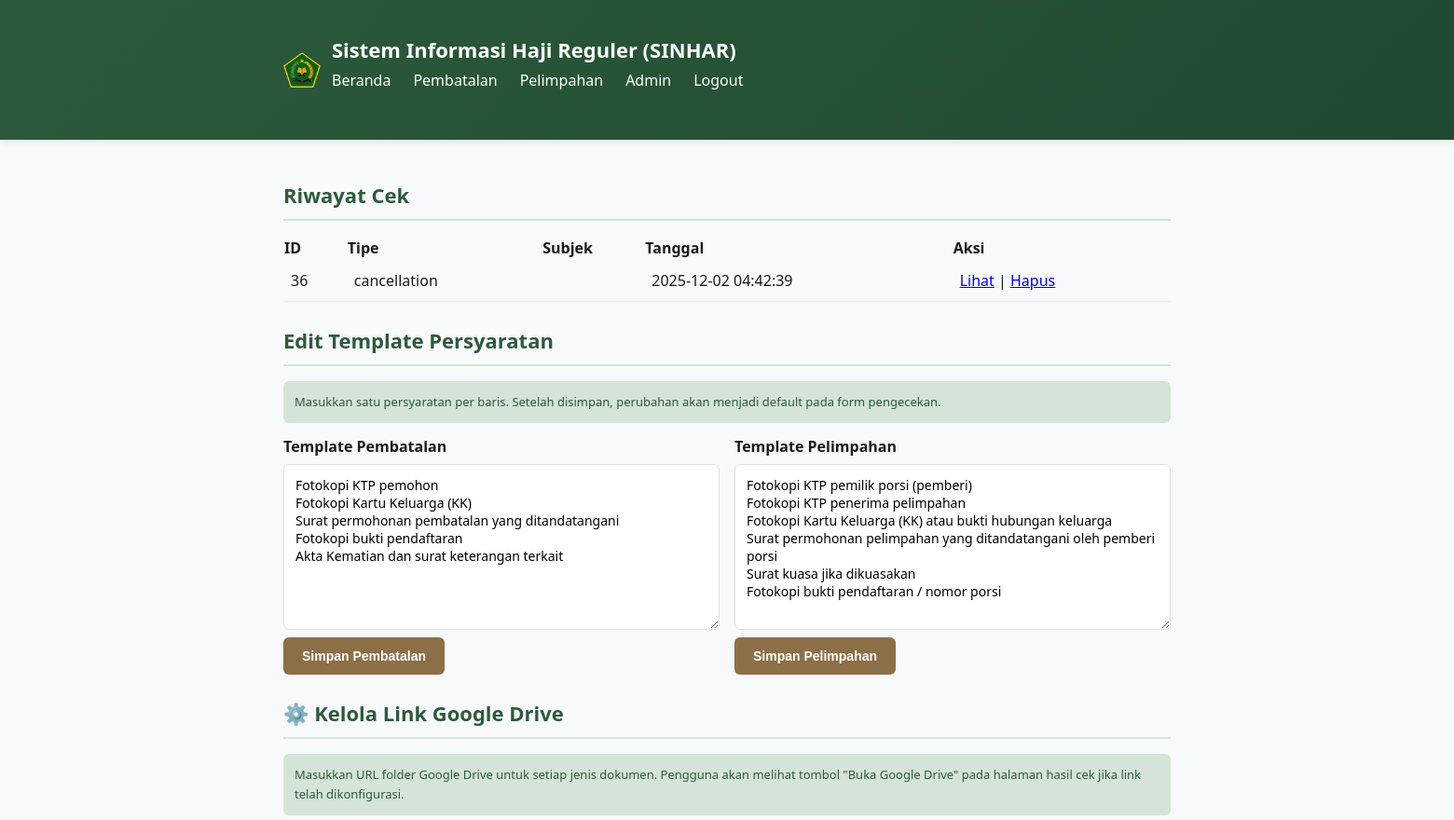
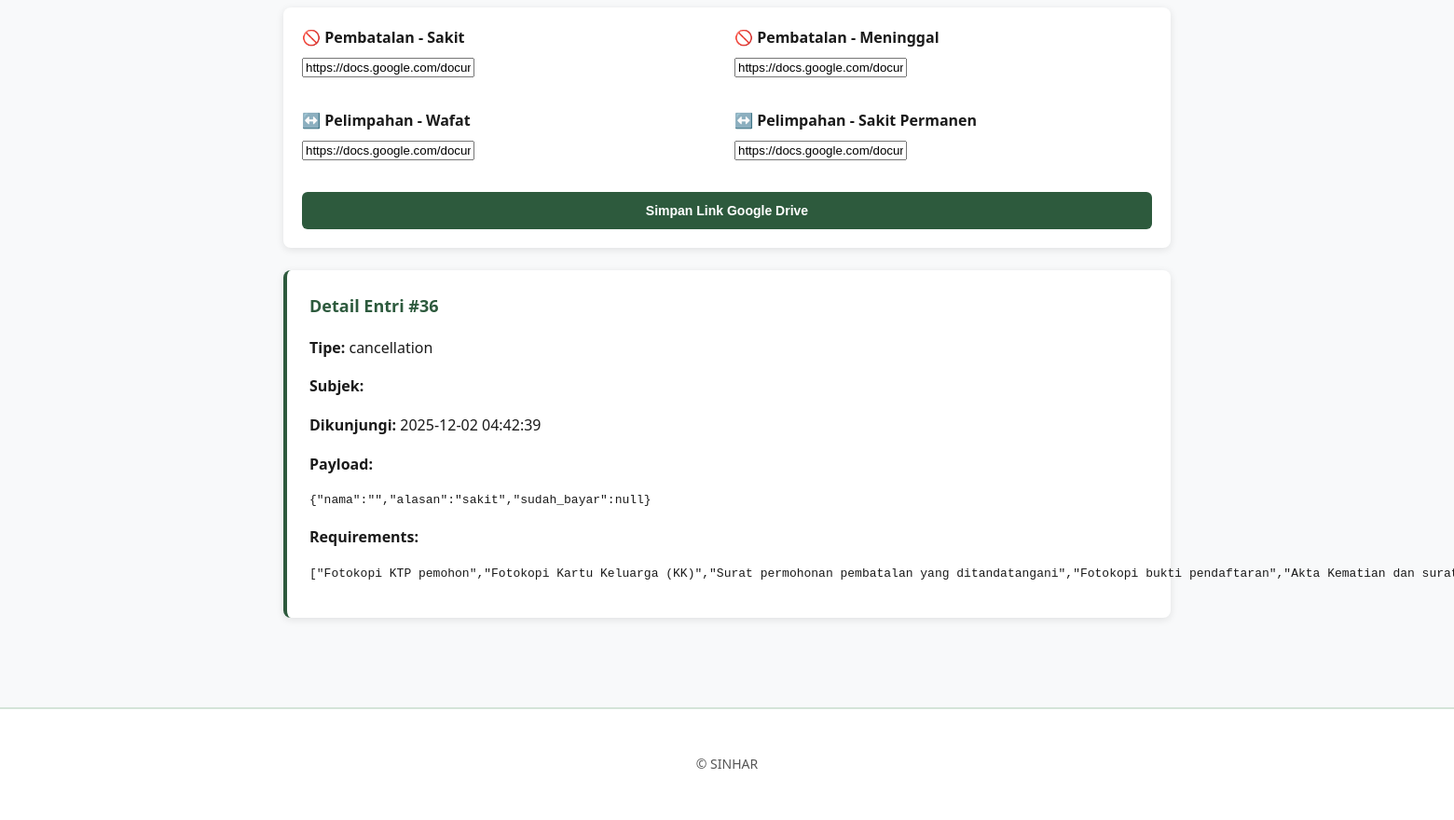
The app's page /admin.php?action=view&id=36 (signed in) with its own data (2 pictures, top to bottom).
### tables this page shows
CREATE TABLE checks (
        id INTEGER PRIMARY KEY AUTOINCREMENT,
        type TEXT NOT NULL,
        subject TEXT,
        payload TEXT,
        requirements TEXT,
        created_at DATETIME DEFAULT CURRENT_TIMESTAMP
    );

### config_gdrive.php (called while the page is built, shortened)
<?php
$gdrive_links = [
    'cancellation_sakit' => 'https://docs.google.com/document/d/1MRaVi-oiiXWkixbDGQTKr93RIrgjYCVr/edit?usp=sharing&ouid=115230136242235187965&rtpof=true&sd=true',
    'cancellation_meninggal' => 'https://docs.google.com/document/d/1M96uUp5FWUwOdUSWVbxaHPsEb7zO7Svu/edit?usp=sharing&ouid=115230136242235187965&rtpof=true&sd=true',
    'transfer_suami_istri' => 'https://docs.google.com/document/d/1VujIT9zQgoDxTsXqu0g9GkEbKWXkVst0/edit?usp=sharing&ouid=115230136242235187965&rtpof=true&sd=true',
    'transfer_anak' => 'https://docs.google.com/document/d/1VujIT9zQgoDxTsXqu0g9GkEbKWXkVst0/edit?usp=sharing&ouid=115230136242235187965&rtpof=true&sd=true',
];
function getGDriveLink($type) {
    global $gdrive_links;
    return $gdrive_links[$type] ?? null;
}
?>

### admin.php (the view, shortened to what this page needs)
<?php
require_once __DIR__ . '/db.php';
if (isset($_SESSION['admin'])) {
    $db = getDb();
    $rows = $db->query('SELECT * FROM checks ORDER BY created_at DESC')->fetchAll(PDO::FETCH_ASSOC);
  $tplStmt = $db->query('SELECT type, content FROM templates');
  $templates = [];
  foreach ($tplStmt->fetchAll(PDO::FETCH_ASSOC) as $t) {
    $content = $t['content'];
    $maybe = json_decode($content, true);
    if (is_array($maybe)) {
      $templates[$t['type']] = $maybe;
    } else {
      $templates[$t['type']] = $content;
    }
  }
  require_once __DIR__ . '/config_gdrive.php';
}
?>
<!doctype html>
<html lang="id">
<head>
  <link rel="stylesheet" href="assets/css/style.css">
</head>
<body>
  <header class="site-header">
    <div class="container">
      <div class="header-content">
        <div class="header-logo">
          <img src="assets/img/logo-kemenag.png" alt="Kementerian Agama" sizeof="32px">
        </div>
        <div class="header-title-group">
          <h1>Sistem Informasi Haji Reguler (SINHAR)</h1>
          <nav>
            <a href="index.php">Beranda</a>
            <a href="cancellation.php">Pembatalan</a>
            <a href="transfer.php">Pelimpahan</a>
            <a href="admin.php">Admin</a>
            <?php if(isset($_SESSION['admin'])): ?>
              <a href="admin.php?action=logout" style="margin-left:auto;">Logout</a>
            <?php endif; ?>
          </nav>
        </div>
      </div>
    </div>
  </header>
  <main class="container">
<?php if (!isset($_SESSION['admin'])): ?>
    <section>
      <h2>Login Admin</h2>
      <?php if(!empty($error)): ?><p style="color:#c0392b"><?=htmlspecialchars($error)?></p><?php endif; ?>
      <form method="post">
        <label>Username</label>
        <input type="text" name="username" required>
        <label>Password</label>
        <input type="password" name="password" required>
        <button class="btn" type="submit" name="login">Login</button>
      </form>
      <p class="hint">Default: <strong>admin / admin123</strong>. Ganti kredensial setelah instalasi.</p>
    </section>
<?php else: ?>
    <section>
      <h2>Riwayat Cek</h2>
      <?php if(empty($rows)): ?>
        <p>Tidak ada riwayat.</p>
      <?php else: ?>
        <table style="width:100%;border-collapse:collapse">
          <thead>
            <tr style="text-align:left;background:var(--card)"><th>ID</th><th>Tipe</th><th>Subjek</th><th>Tanggal</th><th>Aksi</th></tr>
          </thead>
          <tbody>
            <?php foreach($rows as $r): ?>
              <tr>
                <td style="padding:8px;border-bottom:1px solid #eee"><?=htmlspecialchars($r['id'])?></td>
                <td style="padding:8px;border-bottom:1px solid #eee"><?=htmlspecialchars($r['type'])?></td>
                <td style="padding:8px;border-bottom:1px solid #eee"><?=htmlspecialchars($r['subject'])?></td>
                <td style="padding:8px;border-bottom:1px solid #eee"><?=htmlspecialchars($r['created_at'])?></td>
                <td style="padding:8px;border-bottom:1px solid #eee"><a href="admin.php?action=view&id=<?=$r['id']?>">Lihat</a> | <a href="admin.php?action=delete&id=<?=$r['id']?>" onclick="return confirm('Hapus entri ini?')">Hapus</a></td>
              </tr>
            <?php endforeach; ?>
          </tbody>
        </table>
      <?php endif; ?>
    </section>
    <section>
      <h2>Edit Template Persyaratan</h2>
      <p class="hint">Masukkan satu persyaratan per baris. Setelah disimpan, perubahan akan menjadi default pada form pengecekan.</p>
      <div style="display:flex;gap:16px;flex-wrap:wrap">
        <form method="post" style="flex:1;min-width:280px">
          <label>Template Pembatalan</label>
          <textarea name="content_lines" rows="8" style="width:100%"><?php
            if(!empty($templates['cancellation'])) echo htmlspecialchars(implode("\n", $templates['cancellation']));
          ?></textarea>
          <button class="btn" type="submit" name="save_template">Simpan Pembatalan</button>
        </form>
        <form method="post" style="flex:1;min-width:280px">
          <label>Template Pelimpahan</label>
          <textarea name="content_lines" rows="8" style="width:100%"><?php
            if(!empty($templates['transfer'])) echo htmlspecialchars(implode("\n", $templates['transfer']));
          ?></textarea>
          <button class="btn" type="submit" name="save_template">Simpan Pelimpahan</button>
        </form>
      </div>
    </section>
    <section>
      <h2>⚙️ Kelola Link Google Drive</h2>
      <p class="hint">Masukkan URL folder Google Drive untuk setiap jenis dokumen. Pengguna akan melihat tombol "Buka Google Drive" pada halaman hasil cek jika link telah dikonfigurasi.</p>
      <form method="post" style="background:#fff;padding:20px;border-radius:8px;box-shadow:0 2px 8px rgba(0,0,0,0.1);">
        <div style="display:grid;grid-template-columns:1fr 1fr;gap:16px;">
          <div class="form-group">
            <label>🚫 Pembatalan - Sakit</label>
            <input type="url" name="gdrive_cancellation_sakit" placeholder="https://drive.google.com/drive/folders/..." value="<?php echo htmlspecialchars(getGDriveLink('cancellation_sakit') ?? ''); ?>">
          </div>
          <div class="form-group">
            <label>🚫 Pembatalan - Meninggal</label>
            <input type="url" name="gdrive_cancellation_meninggal" placeholder="https://drive.google.com/drive/folders/..." value="<?php echo htmlspecialchars(getGDriveLink('cancellation_meninggal') ?? ''); ?>">
          </div>
          <div class="form-group">
            <label>↔️ Pelimpahan - Wafat</label>
            <input type="url" name="gdrive_transfer_suami_istri" placeholder="https://drive.google.com/drive/folders/..." value="<?php echo htmlspecialchars(getGDriveLink('transfer_suami_istri') ?? ''); ?>">
          </div>
          <div class="form-group">
            <label>↔️ Pelimpahan - Sakit Permanen</label>
            <input type="url" name="gdrive_transfer_anak" placeholder="https://drive.google.com/drive/folders/..." value="<?php echo htmlspecialchars(getGDriveLink('transfer_anak') ?? ''); ?>">
          </div>
        </div>
        <button class="btn btn-primary" type="submit" style="width:100%;margin-top:16px;">Simpan Link Google Drive</button>
      </form>
    </section>
    <?php if(isset($_GET['action']) && $_GET['action']==='view' && !empty($_GET['id'])):
        $id = (int)$_GET['id'];
        $stmt = $db->prepare('SELECT * FROM checks WHERE id=:id');
        $stmt->execute([':id'=>$id]);
        $row = $stmt->fetch(PDO::FETCH_ASSOC);
        if($row):
    ?>
      <section class="result">
        <h3>Detail Entri #<?=htmlspecialchars($row['id'])?></h3>
        <p><strong>Tipe:</strong> <?=htmlspecialchars($row['type'])?></p>
        <p><strong>Subjek:</strong> <?=htmlspecialchars($row['subject'])?></p>
        <p><strong>Dikunjungi:</strong> <?=htmlspecialchars($row['created_at'])?></p>
        <p><strong>Payload:</strong></p>
        <pre><?=htmlspecialchars($row['payload'])?></pre>
        <p><strong>Requirements:</strong></p>
        <pre><?=htmlspecialchars($row['requirements'])?></pre>
      </section>
    <?php endif; endif; ?>
<?php endif; ?>
  </main>
  <footer class="site-footer">
    <div class="container">© SINHAR</div>
  </footer>
</body>
</html>

### assets/css/style.css (style rules this page uses)
:root { --bg:#f8f9fa; --accent-primary:#2d5a3d; --accent-secondary:#8b6f47; --accent-light:#d4e4d8; --text-primary:#1a1a1a; --text-secondary:#555; --border:#e0e0e0; --shadow: 0 2px 8px rgba(0,0,0,0.1); --shadow-hover: 0 4px 16px rgba(0,0,0,0.15); }
* { box-sizing:border-box }
body { font-family:'Segoe UI','Trebuchet MS',Arial,sans-serif; background:var(--bg); color:var(--text-primary); margin:0; line-height:1.6 }
.container { max-width:1000px;margin:0 auto;padding:24px }
.header-content { display:flex; align-items:center; gap:12px }
.header-logo { display:flex; align-items:center; justify-content:center; width:40px;height:40px; flex-shrink:0 }
.header-logo img { width:40px;height:40px; display:block }
.site-header { background:linear-gradient(135deg, var(--accent-primary) 0%, #1f4a2f 100%); color:#fff; padding:16px 0; box-shadow:var(--shadow); position:sticky; top:0; z-index:100 }
.site-header h1 { margin:0; font-size:22px; font-weight:600; line-height:1.2; white-space:nowrap }
.site-header nav { display:flex; gap:24px; flex-wrap:wrap; flex:1; justify-content:flex-end }
.site-header a { color:#fff; text-decoration:none; font-weight:500; padding:8px 0; border-bottom:2px solid transparent; transition:border-color 0.3s ease }
.btn { background:var(--accent-secondary); color:#fff; border:none; padding:12px 20px; border-radius:6px; cursor:pointer; font-size:14px; font-weight:600; transition:all 0.3s ease; display:inline-block; text-align:center }
.btn-primary { background:var(--accent-primary); }
section { margin-bottom:24px }
section > h2 { font-size:22px; margin-bottom:16px; color:var(--accent-primary); border-bottom:2px solid var(--accent-light); padding-bottom:8px }
.form-group { margin-bottom:16px }
label { display:block; margin-bottom:6px; font-weight:600; color:var(--text-primary) }
input[type=text], input[type=email], select, textarea { width:100%; padding:12px; border:1px solid var(--border); border-radius:6px; font-size:14px; font-family:inherit; transition:border-color 0.3s ease, box-shadow 0.3s ease }
.result { background:#fff; padding:24px; border-radius:8px; margin-top:24px; border-left:4px solid var(--accent-primary); box-shadow:var(--shadow) }
.result h3 { margin-top:0; color:var(--accent-primary); font-size:18px }
.hint { margin-top:16px; padding:12px; background:var(--accent-light); border-radius:6px; font-size:13px; color:var(--accent-primary) }
.site-footer { background:#fff; text-align:center; padding:24px; margin-top:48px; border-top:2px solid var(--accent-light); color:var(--text-secondary); font-size:14px }

### records on screen
checks: id "36", type "cancellation", created_at "2025-12-02 04:42:39", payload "{\"nama\":\"\",\"alasan\":\"sakit\",\"sudah_bayar\":null}", requirements "[\"Fotokopi KTP pemohon\",\"Fotokopi Kartu Keluarga (KK)\",\"Surat permohonan pembatalan yang ditandatangani\",\"Fotokopi bukti pendaftaran\",\"Akta Kematian dan…"
